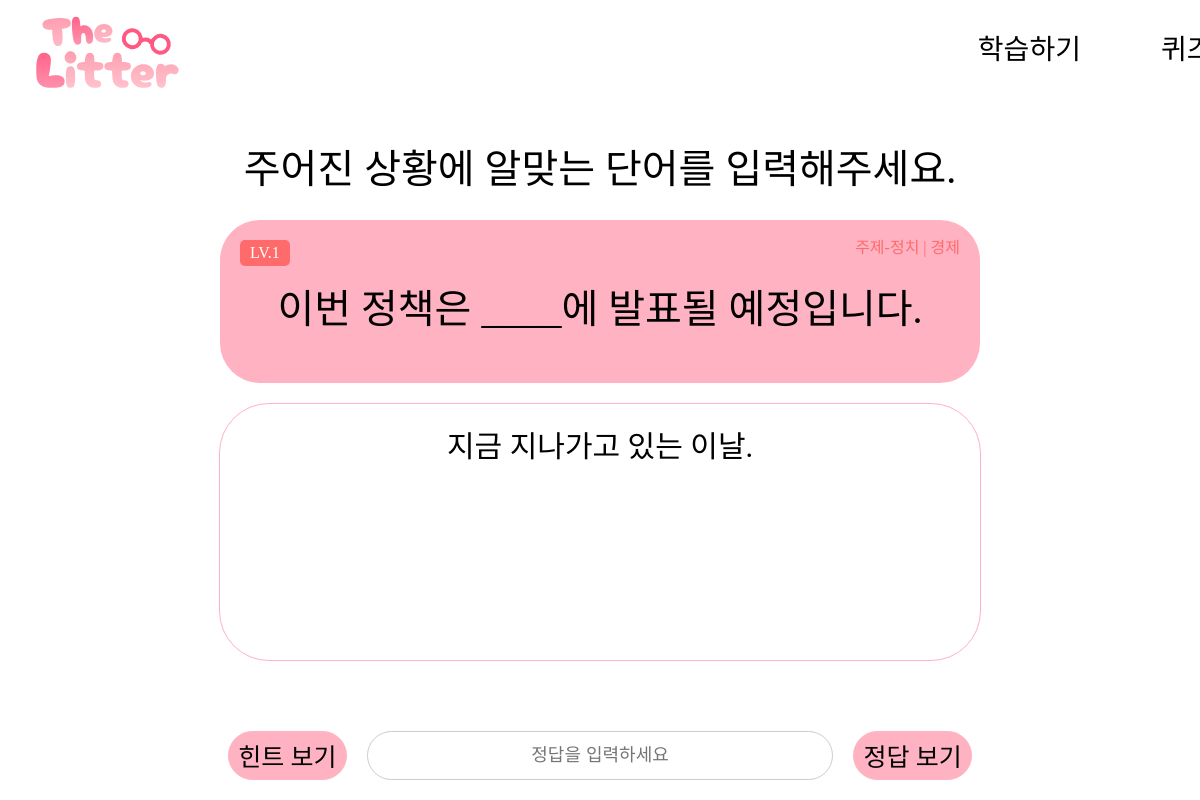
The app's page /quiz/1 with its own data.
### api/models.py (models this page shows)
class Quiz(Base):
    __tablename__ = 'quizzes'
    id = Column(Integer, primary_key=True, index=True)
    level = Column(Integer, index=True)
    subject = Column(String, index=True)
    sentence = Column(Text, index=True)
    explanation = Column(Text, index=True)
    answer = Column(String, index=True)
    hint = Column(String, index=True)
    answer_explanation = Column(Text, index=True)

### main.py (the view)
@app.get("/quiz/{quiz_id}", response_class=HTMLResponse)
async def quiz(request: Request, quiz_id: int, db: Session = Depends(get_db)):
    quiz_data = db.query(Quiz).filter(Quiz.id == quiz_id).first()
    if not quiz_data:
        return HTMLResponse(content="Quiz not found", status_code=404)
    user = None
    try:
        user = get_current_user_from_token(request, db)
    except HTTPException as e:
        if e.status_code == status.HTTP_401_UNAUTHORIZED:
            user = None
    print(quiz_data, quiz_data.id)
    return templates.TemplateResponse("quiz.html", {"request": request, "quiz": quiz_data, "user": user})

### templates/quiz.html (shortened to what this page needs)
<!DOCTYPE html>
<html lang="en">
  <head>
    <link
      rel="stylesheet"
      href="{{ url_for('static', path='css/reset.css') }}"
    />
    <link
      rel="stylesheet"
      href="{{ url_for('static', path='css/quiz.css') }}"
    />
  </head>
  <body>
    {% include "header.html" %}
    <div class="container">
      <main>
        <div class="header_question">
          주어진 상황에 알맞는 단어를 입력해주세요.
        </div>
        <div class="quiz-section">
          <div class="level">LV.{{ quiz.level }}</div>
          <div class="quiz-question">{{ quiz.sentence }}</div>
          <div class="topic">주제-{{ quiz.subject }}</div>
        </div>
        <div class="text_box">{{ quiz.explanation | safe }}<br /></div>
        <div class="answer-container">
          <button class="hint-button" id="hintBtn">힌트 보기</button>
          <input
            type="text"
            class="answer-box"
            id="answerBox"
            placeholder="정답을 입력하세요"
          />
          <button class="answer-button" id="answerBtn">정답 보기</button>
        </div>
      </main>
    </div>
  </body>
</html>

### static/css/quiz.css (style rules this page uses)
body, html { margin: 0; padding: 0; width: 100%; height: 100%; font-family: Arial, sans-serif; box-sizing: border-box; overflow: hidden; }
.container { width: 100%; height: 100%; display: flex; flex-direction: column; justify-content: flex-start; align-items: center; background-color: #fff; }
main { flex-grow: 1; padding: 20px; text-align: center; display: flex; flex-direction: column; justify-content: flex-start; align-items: center; width: 100%; margin-top: 100px; }
.header_question { font-size: 40px; margin-top: 30px; font-family: "Pretendard-SemiBold"; }
.quiz-section { display: flex; flex-direction: column; align-items: center; background-color: #ffb2c1; padding: 20px; border-radius: 40px; margin-top: 30px; margin-bottom: 20px; position: relative; width: 60%; height: 20%; }
.level { position: absolute; top: 20px; left: 20px; background-color: #ff6b6b; color: #fff; padding: 5px 10px; border-radius: 5px; font-family: "Pretendard-Medium"; }
.quiz-question { font-size: 40px; margin-top: 7%; font-family: "Pretendard-Medium"; }
.topic { position: absolute; top: 20px; right: 20px; color: #ff6b6b; font-family: "Pretendard-Medium"; }
.text_box { background-color: #fff; padding: 20px; border-radius: 50px; margin-bottom: 20px; font-size: 18px; line-height: 1.5; width: 60%; height: 35%; border: solid 1px #ffb2c1; font-size: 30px; font-family: "Pretendard-Medium"; }
.hint-button, .answer-button { width: 20%; height: 100%; border: 1px solid #ffb2c1; background-color: #ffb2c1; color: #000000; cursor: pointer; border-radius: 30px; font-size: 25px; font-family: "Pretendard-Medium"; }
.answer-container { display: flex; align-items: center; justify-content: center; gap: 10px; width: 62%; height: 8%; margin-top: 50px; }
.answer-box { width: 80%; height: 100%; margin-left: 10px; margin-right: 10px; padding: 10px; font-size: 18px; border: 1px solid #ccc; border-radius: 30px; box-sizing: border-box; text-align: center; }

### records on screen
Quiz: level "1", sentence "이번 정책은 ____에 발표될 예정입니다.", subject "정치 | 경제", explanation "지금 지나가고 있는 이날."
